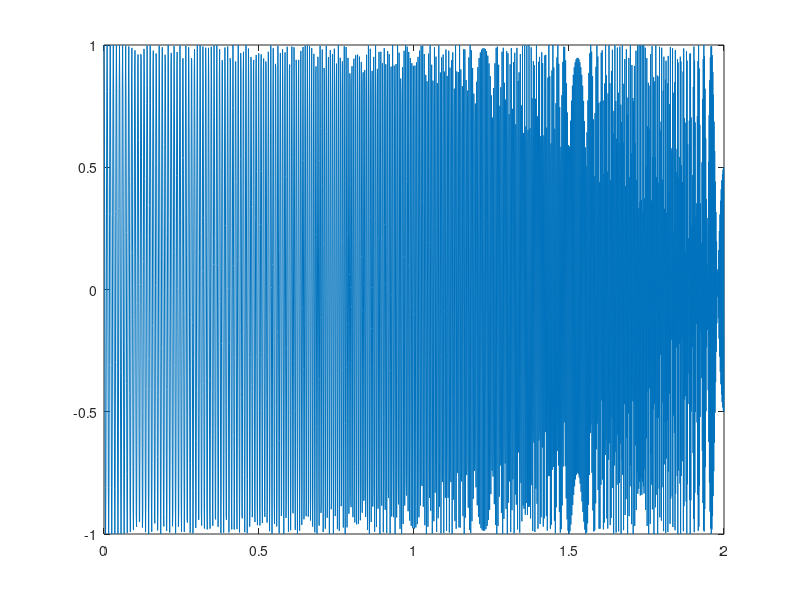

The MATLAB script that drew this image: (Note: this script raises an error after producing the figure.)
clear all; close all

dt = .001;
T = 0:dt:2;
X = chirp(T,100,1,200,'q');  % generate chirp signal

figure(1)
plot(T,X)
drawnow

sound(X,1/dt)

%%
figure(2)
spectrogram(X,128,120,128,1E3,'yaxis'); 
title('Quadratic Chirp');